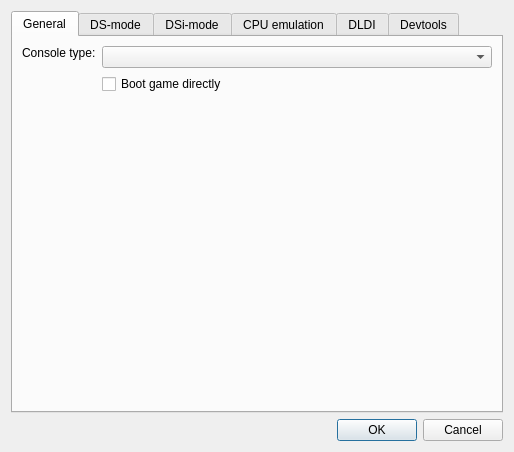
<?xml version="1.0" encoding="UTF-8"?>
<ui version="4.0">
 <class>EmuSettingsDialog</class>
 <widget class="QDialog" name="EmuSettingsDialog">
  <property name="geometry">
   <rect>
    <x>0</x>
    <y>0</y>
    <width>575</width>
    <height>556</height>
   </rect>
  </property>
  <property name="sizePolicy">
   <sizepolicy hsizetype="Fixed" vsizetype="Fixed">
    <horstretch>0</horstretch>
    <verstretch>0</verstretch>
   </sizepolicy>
  </property>
  <property name="windowTitle">
   <string>Emu settings - melonDS</string>
  </property>
  <layout class="QVBoxLayout" name="verticalLayout">
   <property name="sizeConstraint">
    <enum>QLayout::SizeConstraint::SetFixedSize</enum>
   </property>
   <item>
    <widget class="QTabWidget" name="tabWidget">
     <property name="currentIndex">
      <number>0</number>
     </property>
     <widget class="QWidget" name="tab">
      <attribute name="title">
       <string>General</string>
      </attribute>
      <layout class="QFormLayout" name="formLayout_4">
       <item row="1" column="1">
        <widget class="QComboBox" name="cbxConsoleType">
         <property name="sizePolicy">
          <sizepolicy hsizetype="MinimumExpanding" vsizetype="Fixed">
           <horstretch>0</horstretch>
           <verstretch>0</verstretch>
          </sizepolicy>
         </property>
         <property name="whatsThis">
          <string>&lt;html&gt;&lt;head/&gt;&lt;body&gt;&lt;p&gt;The type of console to emulate&lt;/p&gt;&lt;/body&gt;&lt;/html&gt;</string>
         </property>
        </widget>
       </item>
       <item row="2" column="1">
        <widget class="QCheckBox" name="chkDirectBoot">
         <property name="whatsThis">
          <string>&lt;html&gt;&lt;head/&gt;&lt;body&gt;&lt;p&gt;When loading a ROM, completely skip the regular boot process (&amp;quot;Nintendo DS&amp;quot; screen) to boot the ROM directly.&lt;/p&gt;&lt;p&gt;&lt;br/&gt;&lt;/p&gt;&lt;p&gt;Note: if your firmware dump isn't bootable, the ROM will be booted directly regardless of this setting.&lt;/p&gt;&lt;/body&gt;&lt;/html&gt;</string>
         </property>
         <property name="text">
          <string>Boot game directly</string>
         </property>
        </widget>
       </item>
       <item row="3" column="0">
        <spacer name="verticalSpacer_2">
         <property name="orientation">
          <enum>Qt::Orientation::Vertical</enum>
         </property>
         <property name="sizeHint" stdset="0">
          <size>
           <width>20</width>
           <height>40</height>
          </size>
         </property>
        </spacer>
       </item>
       <item row="1" column="0">
        <widget class="QLabel" name="label_4">
         <property name="sizePolicy">
          <sizepolicy hsizetype="Preferred" vsizetype="Fixed">
           <horstretch>0</horstretch>
           <verstretch>0</verstretch>
          </sizepolicy>
         </property>
         <property name="text">
          <string>Console type:</string>
         </property>
        </widget>
       </item>
      </layout>
     </widget>
     <widget class="QWidget" name="tab_2">
      <attribute name="title">
       <string>DS-mode</string>
      </attribute>
      <layout class="QGridLayout" name="gridLayout">
       <item row="3" column="2">
        <widget class="QPushButton" name="btnFirmwareBrowse">
         <property name="text">
          <string>Browse...</string>
         </property>
        </widget>
       </item>
       <item row="4" column="0">
        <spacer name="verticalSpacer_5">
         <property name="orientation">
          <enum>Qt::Orientation::Vertical</enum>
         </property>
         <property name="sizeHint" stdset="0">
          <size>
           <width>20</width>
           <height>40</height>
          </size>
         </property>
        </spacer>
       </item>
       <item row="3" column="0">
        <widget class="QLabel" name="label_3">
         <property name="text">
          <string>DS firmware:</string>
         </property>
        </widget>
       </item>
       <item row="2" column="2">
        <widget class="QPushButton" name="btnBIOS7Browse">
         <property name="text">
          <string>Browse...</string>
         </property>
        </widget>
       </item>
       <item row="1" column="1">
        <widget class="QPathInput" name="txtBIOS9Path">
         <property name="sizePolicy">
          <sizepolicy hsizetype="Expanding" vsizetype="Fixed">
           <horstretch>0</horstretch>
           <verstretch>0</verstretch>
          </sizepolicy>
         </property>
         <property name="minimumSize">
          <size>
           <width>290</width>
           <height>0</height>
          </size>
         </property>
         <property name="statusTip">
          <string/>
         </property>
         <property name="whatsThis">
          <string>&lt;html&gt;&lt;head/&gt;&lt;body&gt;&lt;p&gt;DS-mode ARM9 BIOS&lt;/p&gt;&lt;p&gt;Size should be 4 KB&lt;/p&gt;&lt;/body&gt;&lt;/html&gt;</string>
         </property>
        </widget>
       </item>
       <item row="2" column="0">
        <widget class="QLabel" name="label_2">
         <property name="text">
          <string>DS ARM7 BIOS:</string>
         </property>
        </widget>
       </item>
       <item row="2" column="1">
        <widget class="QPathInput" name="txtBIOS7Path">
         <property name="whatsThis">
          <string>&lt;html&gt;&lt;head/&gt;&lt;body&gt;&lt;p&gt;DS-mode ARM7 BIOS&lt;/p&gt;&lt;p&gt;Size should be 16 KB&lt;/p&gt;&lt;/body&gt;&lt;/html&gt;</string>
         </property>
        </widget>
       </item>
       <item row="3" column="1">
        <widget class="QPathInput" name="txtFirmwarePath">
         <property name="whatsThis">
          <string>&lt;html&gt;&lt;head/&gt;&lt;body&gt;&lt;p&gt;DS-mode firmware&lt;/p&gt;&lt;p&gt;&lt;br/&gt;&lt;/p&gt;&lt;p&gt;Possible firmwares:&lt;/p&gt;&lt;p&gt;* 128 KB: DS-mode firmware from a DSi or 3DS. Not bootable.&lt;/p&gt;&lt;p&gt;* 256 KB: regular DS firmware.&lt;/p&gt;&lt;p&gt;* 512 KB: iQue DS firmware.&lt;/p&gt;&lt;/body&gt;&lt;/html&gt;</string>
         </property>
        </widget>
       </item>
       <item row="1" column="0">
        <widget class="QLabel" name="label">
         <property name="text">
          <string>DS ARM9 BIOS:</string>
         </property>
        </widget>
       </item>
       <item row="1" column="2">
        <widget class="QPushButton" name="btnBIOS9Browse">
         <property name="sizePolicy">
          <sizepolicy hsizetype="Minimum" vsizetype="Fixed">
           <horstretch>0</horstretch>
           <verstretch>0</verstretch>
          </sizepolicy>
         </property>
         <property name="text">
          <string>Browse...</string>
         </property>
         <property name="autoDefault">
          <bool>false</bool>
         </property>
        </widget>
       </item>
       <item row="0" column="0" colspan="3">
        <widget class="QCheckBox" name="chkExternalBIOS">
         <property name="whatsThis">
          <string>&lt;html&gt;&lt;head/&gt;&lt;body&gt;&lt;p&gt;Allows using external user-provided BIOS and firmware dumps.&lt;/p&gt;&lt;/body&gt;&lt;/html&gt;</string>
         </property>
         <property name="text">
          <string>Use external BIOS/firmware files</string>
         </property>
        </widget>
       </item>
      </layout>
     </widget>
     <widget class="QWidget" name="tab_4">
      <attribute name="title">
       <string>DSi-mode</string>
      </attribute>
      <layout class="QGridLayout" name="gridLayout_2">
       <item row="14" column="2">
        <widget class="QPushButton" name="btnDSiSDFolderBrowse">
         <property name="text">
          <string>Browse...</string>
         </property>
        </widget>
       </item>
       <item row="11" column="1">
        <widget class="QPathInput" name="txtDSiSDPath">
         <property name="whatsThis">
          <string>&lt;html&gt;&lt;head/&gt;&lt;body&gt;&lt;p&gt;SD image file for emulating the DSi's SD card. A blank image file will be created if it doesn't already exist.&lt;/p&gt;&lt;/body&gt;&lt;/html&gt;</string>
         </property>
        </widget>
       </item>
       <item row="12" column="1">
        <widget class="QComboBox" name="cbxDSiSDSize">
         <property name="whatsThis">
          <string>&lt;html&gt;&lt;head/&gt;&lt;body&gt;&lt;p&gt;Size of the SD image.&lt;/p&gt;&lt;p&gt;&lt;br/&gt;&lt;/p&gt;&lt;p&gt;If set to Auto:&lt;/p&gt;&lt;p&gt;* if an image file exists, the volume size will be that of the image file&lt;/p&gt;&lt;p&gt;* if no image file exists and folder sync is enabled, the volume size will be determined from the synced folder's contents&lt;/p&gt;&lt;p&gt;* otherwise, the volume size will default to 512 MB&lt;/p&gt;&lt;/body&gt;&lt;/html&gt;</string>
         </property>
        </widget>
       </item>
       <item row="10" column="0" colspan="3">
        <widget class="QCheckBox" name="cbDSiSDEnable">
         <property name="whatsThis">
          <string>&lt;html&gt;&lt;head/&gt;&lt;body&gt;&lt;p&gt;Simulate a SD card being inserted in the DSi's SD slot.&lt;/p&gt;&lt;/body&gt;&lt;/html&gt;</string>
         </property>
         <property name="text">
          <string>Enable DSi SD card</string>
         </property>
        </widget>
       </item>
       <item row="4" column="2">
        <widget class="QPushButton" name="btnDSiNANDBrowse">
         <property name="text">
          <string>Browse...</string>
         </property>
        </widget>
       </item>
       <item row="3" column="1">
        <widget class="QPathInput" name="txtDSiFirmwarePath">
         <property name="whatsThis">
          <string>&lt;html&gt;&lt;head/&gt;&lt;body&gt;&lt;p&gt;DSi-mode firmware (used for DS-mode backwards compatibility)&lt;/p&gt;&lt;p&gt;&lt;br/&gt;&lt;/p&gt;&lt;p&gt;Size should be 128 KB&lt;/p&gt;&lt;/body&gt;&lt;/html&gt;</string>
         </property>
        </widget>
       </item>
       <item row="14" column="0">
        <widget class="QCheckBox" name="cbDSiSDFolder">
         <property name="whatsThis">
          <string>&lt;html&gt;&lt;head/&gt;&lt;body&gt;&lt;p&gt;Sync the emulated SD card to the given folder. The folder's contents will be copied to the SD image, and any change made to the SD image will be reflected to the folder.&lt;/p&gt;&lt;/body&gt;&lt;/html&gt;</string>
         </property>
         <property name="text">
          <string>Sync SD to folder:</string>
         </property>
        </widget>
       </item>
       <item row="4" column="1">
        <widget class="QPathInput" name="txtDSiNANDPath">
         <property name="whatsThis">
          <string>&lt;html&gt;&lt;head/&gt;&lt;body&gt;&lt;p&gt;DSi NAND dump&lt;/p&gt;&lt;p&gt;&lt;br/&gt;&lt;/p&gt;&lt;p&gt;Should have 'nocash footer' at the end&lt;/p&gt;&lt;/body&gt;&lt;/html&gt;</string>
         </property>
        </widget>
       </item>
       <item row="7" column="0" colspan="3">
        <widget class="QLabel" name="label_14">
         <property name="text">
          <string/>
         </property>
        </widget>
       </item>
       <item row="4" column="0">
        <widget class="QLabel" name="label_8">
         <property name="text">
          <string>DSi NAND:</string>
         </property>
        </widget>
       </item>
       <item row="0" column="0" colspan="3">
        <widget class="QLabel" name="label_15">
         <property name="text">
          <string>DSi mode requires external DSi BIOS/firmware/NAND</string>
         </property>
        </widget>
       </item>
       <item row="5" column="0" colspan="3">
        <widget class="QCheckBox" name="cbDSiFullBIOSBoot">
         <property name="whatsThis">
          <string>&lt;html&gt;&lt;head/&gt;&lt;body&gt;&lt;p&gt;Boot the system from scratch by running the full boot ROMs, instead of starting with the second-stage loader. Requires a full BIOS/bootROM dump.&lt;/p&gt;&lt;/body&gt;&lt;/html&gt;</string>
         </property>
         <property name="text">
          <string>Full BIOS boot</string>
         </property>
        </widget>
       </item>
       <item row="2" column="1">
        <widget class="QPathInput" name="txtDSiBIOS7Path">
         <property name="whatsThis">
          <string>&lt;html&gt;&lt;head/&gt;&lt;body&gt;&lt;p&gt;DSi-mode ARM7 BIOS&lt;/p&gt;&lt;p&gt;&lt;br/&gt;&lt;/p&gt;&lt;p&gt;Size should be 64 KB&lt;/p&gt;&lt;/body&gt;&lt;/html&gt;</string>
         </property>
        </widget>
       </item>
       <item row="12" column="0">
        <widget class="QLabel" name="label_13">
         <property name="text">
          <string>Image size:</string>
         </property>
        </widget>
       </item>
       <item row="14" column="1">
        <widget class="QLineEdit" name="txtDSiSDFolder">
         <property name="whatsThis">
          <string>&lt;html&gt;&lt;head/&gt;&lt;body&gt;&lt;p&gt;Sync the emulated SD card to the given folder. The folder's contents will be copied to the SD image, and any change made to the SD image will be reflected to the folder.&lt;/p&gt;&lt;/body&gt;&lt;/html&gt;</string>
         </property>
        </widget>
       </item>
       <item row="3" column="0">
        <widget class="QLabel" name="label_7">
         <property name="text">
          <string>DSi firmware:</string>
         </property>
        </widget>
       </item>
       <item row="11" column="0">
        <widget class="QLabel" name="label_10">
         <property name="text">
          <string>SD card image:</string>
         </property>
        </widget>
       </item>
       <item row="2" column="2">
        <widget class="QPushButton" name="btnDSiBIOS7Browse">
         <property name="text">
          <string>Browse...</string>
         </property>
        </widget>
       </item>
       <item row="1" column="1">
        <widget class="QPathInput" name="txtDSiBIOS9Path">
         <property name="sizePolicy">
          <sizepolicy hsizetype="Expanding" vsizetype="Fixed">
           <horstretch>0</horstretch>
           <verstretch>0</verstretch>
          </sizepolicy>
         </property>
         <property name="whatsThis">
          <string>&lt;html&gt;&lt;head/&gt;&lt;body&gt;&lt;p&gt;DSi-mode ARM9 BIOS&lt;/p&gt;&lt;p&gt;&lt;br/&gt;&lt;/p&gt;&lt;p&gt;Size should be 64 KB&lt;/p&gt;&lt;/body&gt;&lt;/html&gt;</string>
         </property>
        </widget>
       </item>
       <item row="1" column="2">
        <widget class="QPushButton" name="btnDSiBIOS9Browse">
         <property name="text">
          <string>Browse...</string>
         </property>
        </widget>
       </item>
       <item row="11" column="2">
        <widget class="QPushButton" name="btnDSiSDBrowse">
         <property name="text">
          <string>Browse...</string>
         </property>
        </widget>
       </item>
       <item row="2" column="0">
        <widget class="QLabel" name="label_6">
         <property name="text">
          <string>DSi ARM7 BIOS:</string>
         </property>
        </widget>
       </item>
       <item row="3" column="2">
        <widget class="QPushButton" name="btnDSiFirmwareBrowse">
         <property name="text">
          <string>Browse...</string>
         </property>
        </widget>
       </item>
       <item row="13" column="0">
        <widget class="QCheckBox" name="cbDSiSDReadOnly">
         <property name="whatsThis">
          <string>&lt;html&gt;&lt;head/&gt;&lt;body&gt;&lt;p&gt;Make the emulated SD card read-only.&lt;/p&gt;&lt;/body&gt;&lt;/html&gt;</string>
         </property>
         <property name="text">
          <string>Read-only SD</string>
         </property>
        </widget>
       </item>
       <item row="1" column="0">
        <widget class="QLabel" name="label_5">
         <property name="text">
          <string>DSi ARM9 BIOS:</string>
         </property>
        </widget>
       </item>
       <item row="9" column="0" colspan="2">
        <widget class="QLabel" name="label_20">
         <property name="text">
          <string/>
         </property>
        </widget>
       </item>
       <item row="8" column="0" colspan="2">
        <widget class="QCheckBox" name="cbDSPHLE">
         <property name="text">
          <string>DSP HLE</string>
         </property>
        </widget>
       </item>
      </layout>
     </widget>
     <widget class="QWidget" name="tab_3">
      <attribute name="title">
       <string>CPU emulation</string>
      </attribute>
      <layout class="QFormLayout" name="formLayout_5">
       <item row="0" column="0">
        <widget class="QCheckBox" name="chkEnableJIT">
         <property name="text">
          <string>Enable JIT recompiler</string>
         </property>
        </widget>
       </item>
       <item row="1" column="0">
        <widget class="QLabel" name="label_9">
         <property name="text">
          <string>Maximum JIT block size:</string>
         </property>
        </widget>
       </item>
       <item row="1" column="1">
        <widget class="QSpinBox" name="spnJITMaximumBlockSize">
         <property name="minimum">
          <number>1</number>
         </property>
         <property name="maximum">
          <number>32</number>
         </property>
         <property name="value">
          <number>32</number>
         </property>
        </widget>
       </item>
       <item row="2" column="0">
        <widget class="QCheckBox" name="chkJITBranchOptimisations">
         <property name="text">
          <string>Branch optimisations</string>
         </property>
        </widget>
       </item>
       <item row="3" column="0">
        <widget class="QCheckBox" name="chkJITLiteralOptimisations">
         <property name="text">
          <string>Literal optimisations</string>
         </property>
        </widget>
       </item>
       <item row="4" column="0">
        <widget class="QCheckBox" name="chkJITFastMemory">
         <property name="text">
          <string>Fast memory</string>
         </property>
        </widget>
       </item>
       <item row="5" column="0">
        <spacer name="verticalSpacer">
         <property name="orientation">
          <enum>Qt::Orientation::Vertical</enum>
         </property>
         <property name="sizeHint" stdset="0">
          <size>
           <width>20</width>
           <height>40</height>
          </size>
         </property>
        </spacer>
       </item>
      </layout>
     </widget>
     <widget class="QWidget" name="tab_5">
      <attribute name="title">
       <string>DLDI</string>
      </attribute>
      <layout class="QGridLayout" name="gridLayout_4">
       <item row="1" column="2">
        <widget class="QPushButton" name="btnDLDISDBrowse">
         <property name="text">
          <string>Browse...</string>
         </property>
        </widget>
       </item>
       <item row="4" column="2">
        <widget class="QPushButton" name="btnDLDIFolderBrowse">
         <property name="text">
          <string>Browse...</string>
         </property>
        </widget>
       </item>
       <item row="4" column="1">
        <widget class="QLineEdit" name="txtDLDIFolder">
         <property name="whatsThis">
          <string>&lt;html&gt;&lt;head/&gt;&lt;body&gt;&lt;p&gt;Sync the emulated SD card to the given folder. The folder's contents will be copied to the SD image, and any change made to the SD image will be reflected to the folder.&lt;/p&gt;&lt;/body&gt;&lt;/html&gt;</string>
         </property>
        </widget>
       </item>
       <item row="2" column="0">
        <widget class="QLabel" name="label_12">
         <property name="text">
          <string>Image size:</string>
         </property>
        </widget>
       </item>
       <item row="4" column="0">
        <widget class="QCheckBox" name="cbDLDIFolder">
         <property name="whatsThis">
          <string>&lt;html&gt;&lt;head/&gt;&lt;body&gt;&lt;p&gt;Sync the emulated SD card to the given folder. The folder's contents will be copied to the SD image, and any change made to the SD image will be reflected to the folder.&lt;/p&gt;&lt;/body&gt;&lt;/html&gt;</string>
         </property>
         <property name="text">
          <string>Sync SD to folder:</string>
         </property>
        </widget>
       </item>
       <item row="2" column="1">
        <widget class="QComboBox" name="cbxDLDISize">
         <property name="whatsThis">
          <string>&lt;html&gt;&lt;head/&gt;&lt;body&gt;&lt;p&gt;Size of the SD image.&lt;/p&gt;&lt;p&gt;&lt;br/&gt;&lt;/p&gt;&lt;p&gt;If set to Auto:&lt;/p&gt;&lt;p&gt;* if an image file exists, the volume size will be that of the image file&lt;/p&gt;&lt;p&gt;* if no image file exists and folder sync is enabled, the volume size will be determined from the synced folder's contents&lt;/p&gt;&lt;p&gt;* otherwise, the volume size will default to 512 MB&lt;/p&gt;&lt;/body&gt;&lt;/html&gt;</string>
         </property>
        </widget>
       </item>
       <item row="0" column="0" colspan="3">
        <widget class="QCheckBox" name="cbDLDIEnable">
         <property name="whatsThis">
          <string>&lt;html&gt;&lt;head/&gt;&lt;body&gt;&lt;p&gt;Enable the built-in DLDI driver, to let homebrew access files from an emulated SD card.&lt;/p&gt;&lt;/body&gt;&lt;/html&gt;</string>
         </property>
         <property name="text">
          <string>Enable DLDI (for homebrew)</string>
         </property>
        </widget>
       </item>
       <item row="1" column="1">
        <widget class="QPathInput" name="txtDLDISDPath">
         <property name="whatsThis">
          <string>&lt;html&gt;&lt;head/&gt;&lt;body&gt;&lt;p&gt;SD card image file to be used for DLDI. A blank image file will be created if it doesn't already exist.&lt;/p&gt;&lt;/body&gt;&lt;/html&gt;</string>
         </property>
        </widget>
       </item>
       <item row="5" column="0">
        <spacer name="verticalSpacer_3">
         <property name="orientation">
          <enum>Qt::Orientation::Vertical</enum>
         </property>
         <property name="sizeHint" stdset="0">
          <size>
           <width>20</width>
           <height>40</height>
          </size>
         </property>
        </spacer>
       </item>
       <item row="1" column="0">
        <widget class="QLabel" name="label_11">
         <property name="text">
          <string>SD card image:</string>
         </property>
        </widget>
       </item>
       <item row="3" column="0" colspan="3">
        <widget class="QCheckBox" name="cbDLDIReadOnly">
         <property name="whatsThis">
          <string>&lt;html&gt;&lt;head/&gt;&lt;body&gt;&lt;p&gt;Make the emulated SD card read-only.&lt;/p&gt;&lt;/body&gt;&lt;/html&gt;</string>
         </property>
         <property name="text">
          <string>Read-only SD</string>
         </property>
        </widget>
       </item>
      </layout>
     </widget>
     <widget class="QWidget" name="tab_6">
      <attribute name="title">
       <string>Devtools</string>
      </attribute>
      <layout class="QGridLayout" name="gridLayout_3">
       <item row="1" column="0">
        <widget class="QLabel" name="label_16">
         <property name="text">
          <string>ARM9 port</string>
         </property>
        </widget>
       </item>
       <item row="5" column="0">
        <spacer name="verticalSpacer_4">
         <property name="orientation">
          <enum>Qt::Orientation::Vertical</enum>
         </property>
         <property name="sizeHint" stdset="0">
          <size>
           <width>20</width>
           <height>40</height>
          </size>
         </property>
        </spacer>
       </item>
       <item row="2" column="0">
        <widget class="QLabel" name="label_17">
         <property name="text">
          <string>ARM7 port</string>
         </property>
        </widget>
       </item>
       <item row="0" column="0" colspan="3">
        <widget class="QCheckBox" name="cbGdbEnabled">
         <property name="text">
          <string>Enable GDB stub</string>
         </property>
        </widget>
       </item>
       <item row="4" column="0" colspan="7">
        <widget class="QLabel" name="label_18">
         <property name="text">
          <string>Note: melonDS must be restarted in order for these changes to have effect</string>
         </property>
        </widget>
       </item>
       <item row="3" column="0" colspan="7">
        <widget class="QLabel" name="label_19">
         <property name="text">
          <string>Note: GDB stub cannot be used together with the JIT recompiler</string>
         </property>
        </widget>
       </item>
       <item row="1" column="6">
        <widget class="QCheckBox" name="cbGdbBOSA9">
         <property name="text">
          <string>Break on startup</string>
         </property>
        </widget>
       </item>
       <item row="1" column="1" colspan="5">
        <widget class="QSpinBox" name="intGdbPortA9">
         <property name="minimum">
          <number>1000</number>
         </property>
         <property name="maximum">
          <number>65535</number>
         </property>
         <property name="value">
          <number>3333</number>
         </property>
        </widget>
       </item>
       <item row="2" column="1" colspan="5">
        <widget class="QSpinBox" name="intGdbPortA7">
         <property name="minimum">
          <number>1000</number>
         </property>
         <property name="maximum">
          <number>65535</number>
         </property>
         <property name="value">
          <number>3334</number>
         </property>
        </widget>
       </item>
       <item row="2" column="6">
        <widget class="QCheckBox" name="cbGdbBOSA7">
         <property name="text">
          <string>Break on startup</string>
         </property>
        </widget>
       </item>
      </layout>
     </widget>
    </widget>
   </item>
   <item>
    <widget class="QDialogButtonBox" name="buttonBox">
     <property name="orientation">
      <enum>Qt::Orientation::Horizontal</enum>
     </property>
     <property name="standardButtons">
      <set>QDialogButtonBox::StandardButton::Cancel|QDialogButtonBox::StandardButton::Ok</set>
     </property>
    </widget>
   </item>
  </layout>
 </widget>
 <customwidgets>
  <customwidget>
   <class>QPathInput</class>
   <extends>QLineEdit</extends>
   <header>QPathInput.h</header>
  </customwidget>
 </customwidgets>
 <tabstops>
  <tabstop>cbxConsoleType</tabstop>
  <tabstop>chkDirectBoot</tabstop>
  <tabstop>chkExternalBIOS</tabstop>
  <tabstop>txtBIOS9Path</tabstop>
  <tabstop>btnBIOS9Browse</tabstop>
  <tabstop>txtBIOS7Path</tabstop>
  <tabstop>btnBIOS7Browse</tabstop>
  <tabstop>txtFirmwarePath</tabstop>
  <tabstop>btnFirmwareBrowse</tabstop>
  <tabstop>txtDSiBIOS9Path</tabstop>
  <tabstop>btnDSiBIOS9Browse</tabstop>
  <tabstop>txtDSiBIOS7Path</tabstop>
  <tabstop>btnDSiBIOS7Browse</tabstop>
  <tabstop>txtDSiFirmwarePath</tabstop>
  <tabstop>btnDSiFirmwareBrowse</tabstop>
  <tabstop>txtDSiNANDPath</tabstop>
  <tabstop>btnDSiNANDBrowse</tabstop>
  <tabstop>cbDSiSDEnable</tabstop>
  <tabstop>txtDSiSDPath</tabstop>
  <tabstop>btnDSiSDBrowse</tabstop>
  <tabstop>cbxDSiSDSize</tabstop>
  <tabstop>cbDSiSDReadOnly</tabstop>
  <tabstop>cbDSiSDFolder</tabstop>
  <tabstop>txtDSiSDFolder</tabstop>
  <tabstop>btnDSiSDFolderBrowse</tabstop>
  <tabstop>chkEnableJIT</tabstop>
  <tabstop>spnJITMaximumBlockSize</tabstop>
  <tabstop>chkJITBranchOptimisations</tabstop>
  <tabstop>chkJITLiteralOptimisations</tabstop>
  <tabstop>chkJITFastMemory</tabstop>
  <tabstop>cbDLDIEnable</tabstop>
  <tabstop>txtDLDISDPath</tabstop>
  <tabstop>btnDLDISDBrowse</tabstop>
  <tabstop>cbxDLDISize</tabstop>
  <tabstop>cbDLDIReadOnly</tabstop>
  <tabstop>cbDLDIFolder</tabstop>
  <tabstop>txtDLDIFolder</tabstop>
  <tabstop>btnDLDIFolderBrowse</tabstop>
 </tabstops>
 <resources/>
 <connections>
  <connection>
   <sender>buttonBox</sender>
   <signal>accepted()</signal>
   <receiver>EmuSettingsDialog</receiver>
   <slot>accept()</slot>
   <hints>
    <hint type="sourcelabel">
     <x>266</x>
     <y>379</y>
    </hint>
    <hint type="destinationlabel">
     <x>157</x>
     <y>274</y>
    </hint>
   </hints>
  </connection>
  <connection>
   <sender>buttonBox</sender>
   <signal>rejected()</signal>
   <receiver>EmuSettingsDialog</receiver>
   <slot>reject()</slot>
   <hints>
    <hint type="sourcelabel">
     <x>334</x>
     <y>379</y>
    </hint>
    <hint type="destinationlabel">
     <x>286</x>
     <y>274</y>
    </hint>
   </hints>
  </connection>
 </connections>
</ui>
